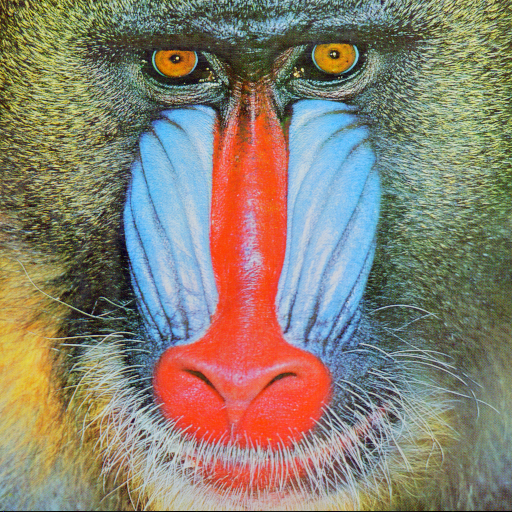
#> input picture baboon.png, 512 x 512 px
$ python pil_test.py
#> lines starting #> are read from the running program, lines starting #| are printed output that depends on the picture
# This program shows how to resize an image and save the result to
# a file of different format, for example, from 'PNG' to 'JPG'.

from PIL import Image

img = Image.open('baboon.png')
#> img is the input picture: PIL image 512x512 RGB; mean R, G, B 137.4, 128.9, 113.1

# find the image size
width, height = img.size
#> width = 512; height = 512

# display the image
img.show()

# change the size of image, and store the result as a new image
new_size = 200, 180
new_img = img.resize(new_size)
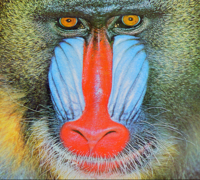
#> new_img: PIL image 200x180 RGB; mean R, G, B 137.4, 128.9, 113.2

# save the new image in a different format
new_img.save('new_200x180.jpg')

# rotate the image 90 degrees (counter clockwise)
rot_90 = new_img.rotate(90)
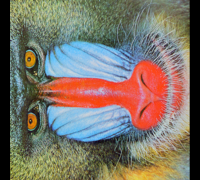
#> rot_90: PIL image 200x180 RGB; mean R, G, B 124.4, 115.7, 104.4
rot_90.save('new_rot_90.tif')
rot_90.show()

$ run again, with Penguins.jpg saved as baboon.png
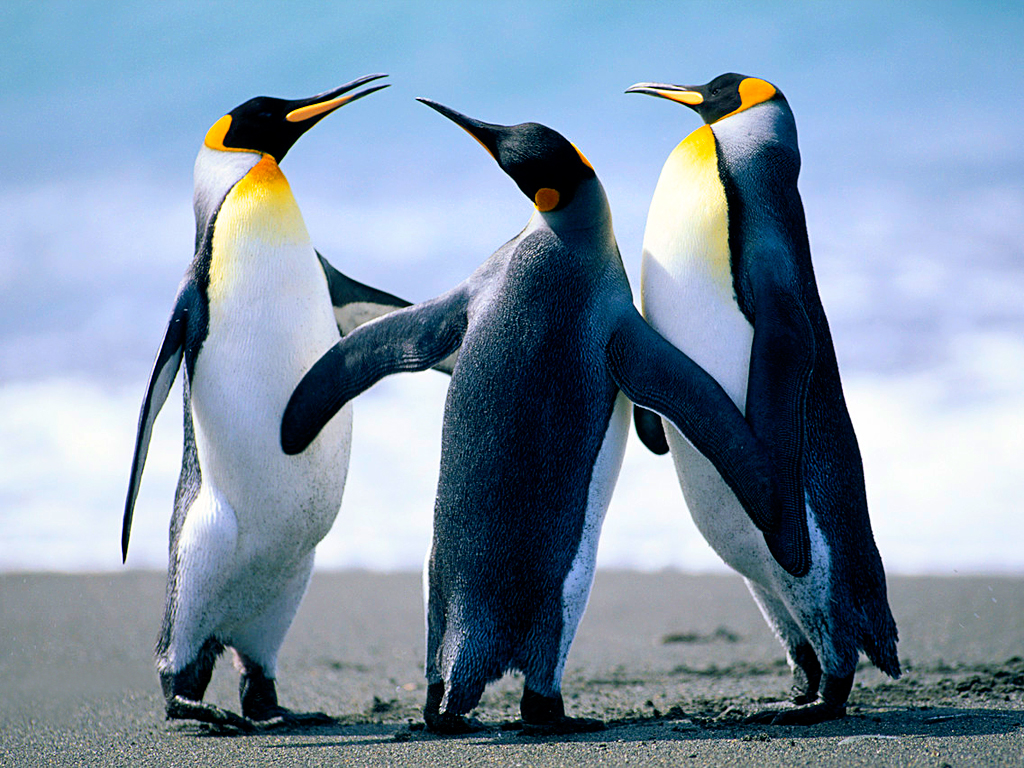
#> input picture Penguins.jpg, 1024 x 768 px
#> img is the input picture: PIL image 1024x768 RGB; mean R, G, B 127.8, 148, 168.1
#> `new_img = img.resize(new_size)`:
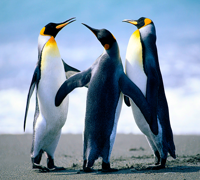
#> new_img: PIL image 200x180 RGB; mean R, G, B 127.9, 148.1, 168.1
#> `rot_90 = new_img.rotate(90)`:
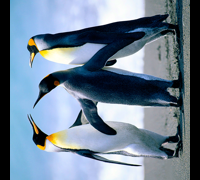
#> rot_90: PIL image 200x180 RGB; mean R, G, B 111.4, 129.5, 147.2

$ run again, with Tulips.jpg saved as baboon.png
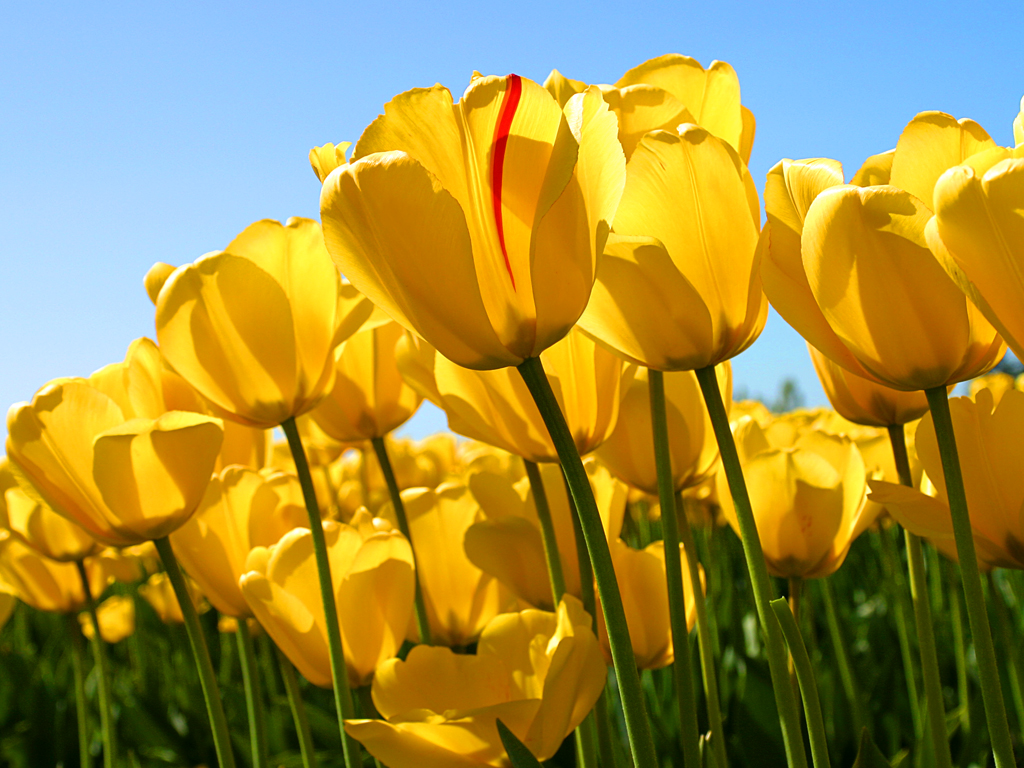
#> input picture Tulips.jpg, 1024 x 768 px
#> img is the input picture: PIL image 1024x768 RGB; mean R, G, B 161.3, 143.3, 66.7
#> `new_img = img.resize(new_size)`:
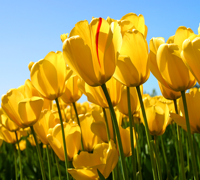
#> new_img: PIL image 200x180 RGB; mean R, G, B 161.3, 143.3, 66.7
#> `rot_90 = new_img.rotate(90)`:
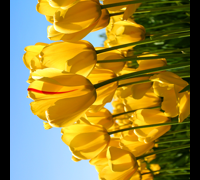
#> rot_90: PIL image 200x180 RGB; mean R, G, B 146.9, 129.2, 57.2

$ run again, with flowers.tif saved as baboon.png
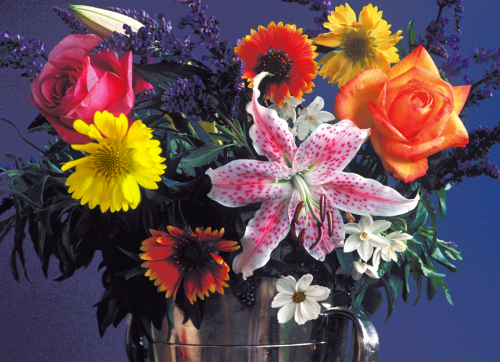
#> input picture flowers.tif, 500 x 362 px
#> img is the input picture: PIL image 500x362 RGB; mean R, G, B 99.9, 76.9, 83.7
#> `new_img = img.resize(new_size)`:
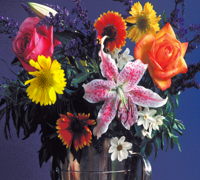
#> new_img: PIL image 200x180 RGB; mean R, G, B 99.8, 76.9, 83.7
#> `rot_90 = new_img.rotate(90)`:
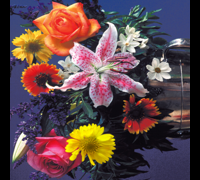
#> rot_90: PIL image 200x180 RGB; mean R, G, B 94.9, 71.3, 73.7
